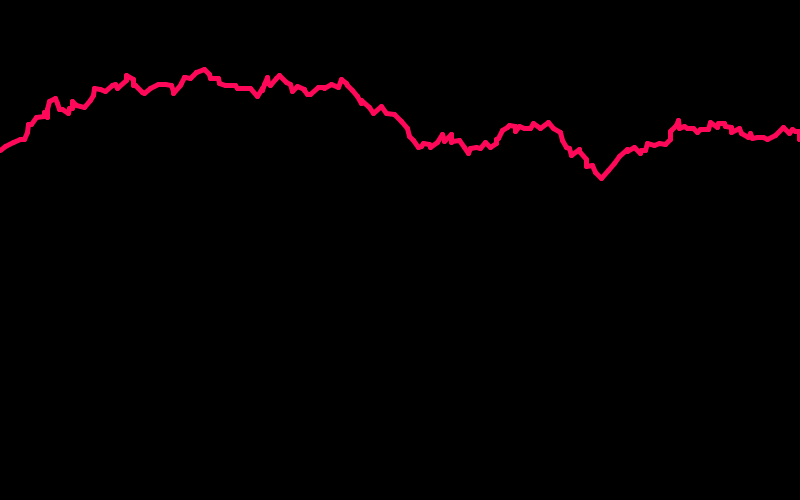
Frame 1 (no input)
Frame 60 (the mouse pressed at the canvas centre just before this capture): identical to frame 1, image omitted
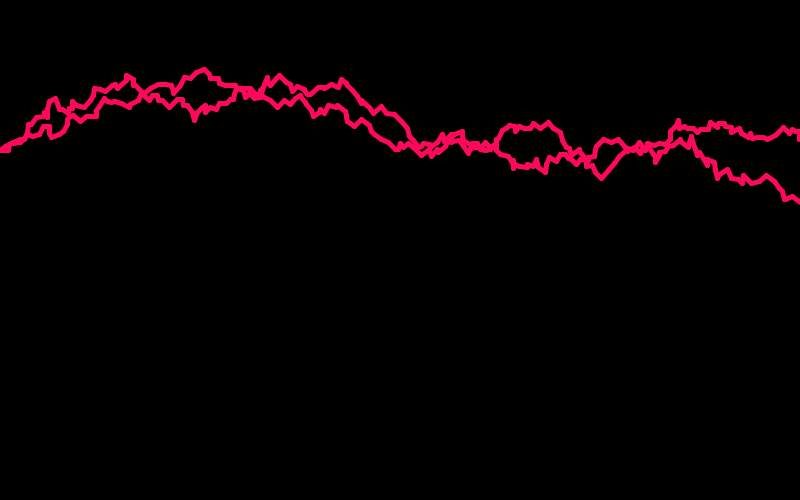
Frame 120 (the mouse held since frame 60 and released just before this capture)

The Processing sketch that drew these frames (run headless with seeded random() and noise(); from frame 60 on, the mouse is pressed at the canvas centre):

// Processing sketch: Lightning
// ── Lightning.pde
int startX;
int startY;
int endX;
int endY;

void setup(){
  startX = 0;
  startY = 150;
  endX= 0;
  endY = 150;
  background(0,0,0);
  size(800,500);
}
void draw(){
  
  stroke(255,8,90);
    strokeWeight(5);

  while(endX < 800){
    endX = startX +(int)random(0,9);
    endY = startY + (int)random(-9,9);
    line(startX,startY,endX,endY);
    startX = endX;
    startY = endY;
   
  }

}
void mousePressed(){
  startX = 0;
  startY = 150;
  endX= 0;
  endY = 150;
}
